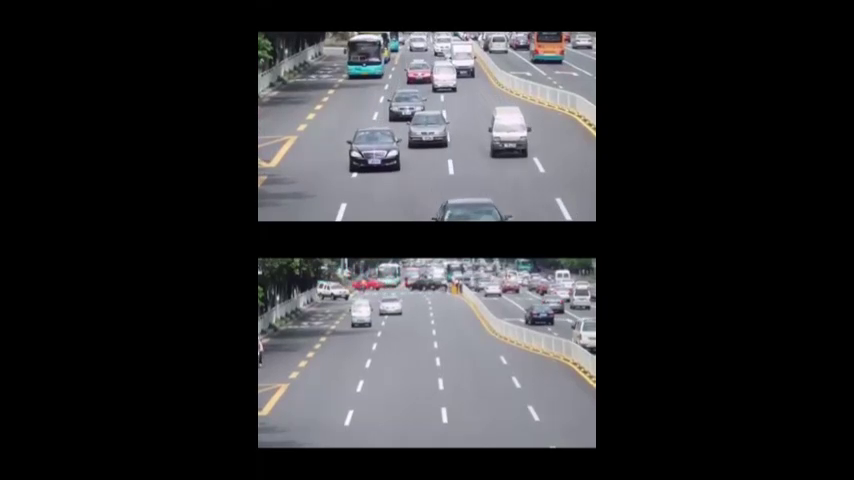
#> input picture frame 24 of traffic_monitor/assets/traffic_on_two_roads.mp4, 854 x 480 px
$ python traffic_monitoring.py
#> lines starting #> are read from the running program, lines starting #| are printed output that depends on the picture; after the words box and inside, x2 and y2 are one past the last pixel; in counts of white or black regions, pixels touching at a corner belong together
import cv2
import matplotlib.pyplot as plt
import time
import sys

starting_time = time.time()
t1_light = 'red'
t2_light = 'green'
string = ""


# [42 lines left out: function time_manager, not called in this run]


cap = cv2.VideoCapture('assets/traffic_on_two_roads.mp4')

# Trained XML classifiers describes some features of some object we want to detect
car_cascade = cv2.CascadeClassifier('assets/cars.xml')

counter = 0
avg1 = 0
avg2 = 0

while(cap.isOpened()):
    ret, frames = cap.read()
#> frames is the input picture: shape (480, 854, 3); mean B, G, R 47.5, 45.2, 45.2

    if ret == True:
        count1 = 0
        count2 = 0
        gray = cv2.cvtColor(frames, cv2.COLOR_BGR2GRAY)

        # Detects cars of different sizes in the input image
        cars = car_cascade.detectMultiScale(gray, 1.1, 1)
#> cars = 21 rows, first 6: [405, 32, 28, 28], [328, 282, 26, 26], [506, 29, 30, 30], [486, 35, 28, 28], [477, 276, 30, 30], [379, 294, 31, 31]

        for (x, y, w, h) in cars:
            if y <= 240:
                if y - (0.71 * x) + 299.42 > 0:
                    if w*h > 2000:
                        cv2.rectangle(frames, (x, y),
                                      (x+w, y+h), (0, 0, 255), 2)
                        count1 = count1 + 1
            else:
                if y - (0.78 * x) + 91.7 > 0:
                    if w*h > 2000:
                        cv2.rectangle(frames, (x, y),
                                      (x+w, y+h), (0, 255, 0), 2)
                        count2 = count2 + 1
#> this loop made 21 passes
#> (x, y, w, h) on passes 1 to 12: (405, 32, 28, 28), (328, 282, 26, 26), (506, 29, 30, 30), (486, 35, 28, 28), (477, 276, 30, 30), (379, 294, 31, 31), (445, 50, 39, 39), (341, 43, 52, 52), (490, 266, 39, 39), (422, 62, 43, 43), (526, 33, 45, 45), (377, 89, 46, 46)
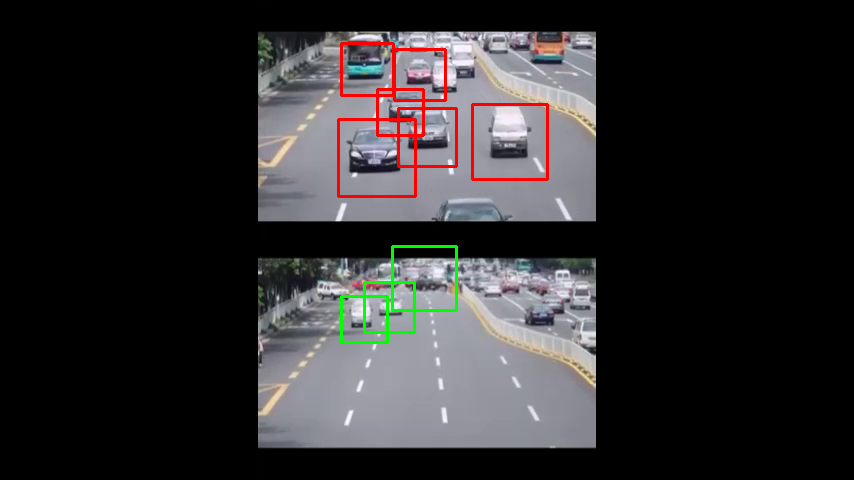
#> frames: shape (480, 854, 3); 1.46% of pixels changed, all inside (x1, y1, x2, y2) = (337, 42, 549, 344)
#> after the loop, count1 = 6; count2 = 3

        counter += 1

        avg1 += count1 / 6
#> avg1 = 1
        avg2 += count2 / 6
#> avg2 = 0.5

        if counter % 6 == 0:
            avg1 = round(avg1)
            avg2 = round(avg2)
            time_manager(avg1, avg2)
            print(string)
            sys.stdout.flush()

            avg1 = 0
            avg2 = 0

        cv2.imshow('Traffic Monitoring on 2 roads', frames)

        if cv2.waitKey(15) == 27:
#> (key Esc is pressed here)
            break

    else:
        break

cap.release()
cv2.destroyAllWindows()

$ run again, starting later in the video
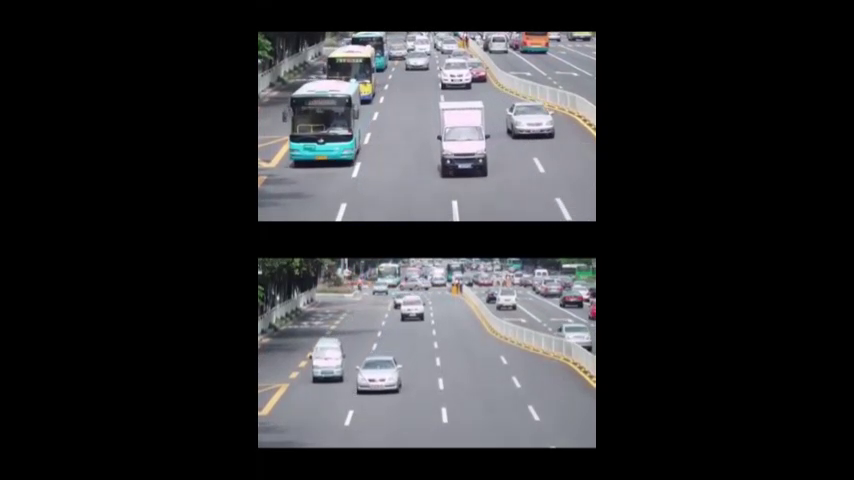
#> input picture frame 108 of traffic_monitor/assets/traffic_on_two_roads.mp4, 854 x 480 px
#> frames is the input picture: shape (480, 854, 3); mean B, G, R 47.9, 45.6, 45.4
#> cars = 17 rows, first 6: [352, 88, 23, 23], [426, 270, 24, 24], [398, 45, 37, 37], [365, 273, 31, 31], [484, 281, 43, 43], [551, 278, 42, 42]
#> the loop `for (x, y, w, h) in cars:` made 17 passes
#> after the loop `for (x, y, w, h) in cars:`:
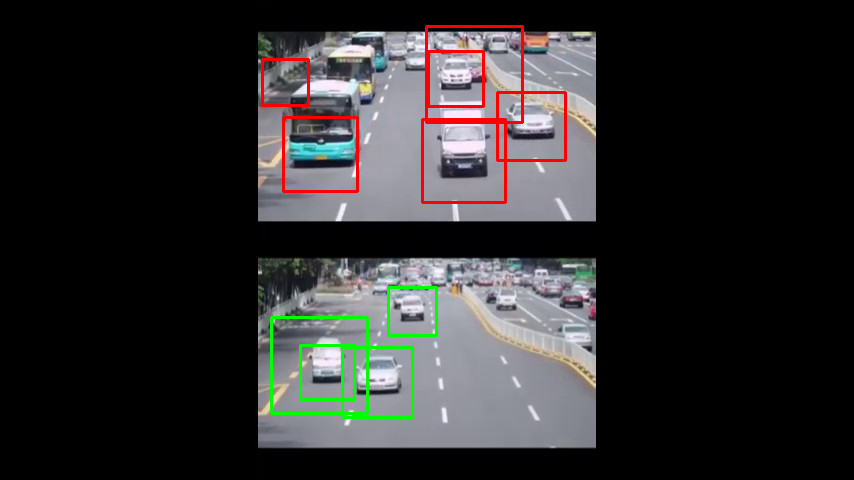
#> frames: shape (480, 854, 3); 1.97% of pixels changed, all inside (x1, y1, x2, y2) = (261, 25, 567, 419)
#> after the loop `for (x, y, w, h) in cars:`: count1 = 6; count2 = 4
#> avg1 = 1
#> avg2 = 0.667

$ run again, starting later in the video
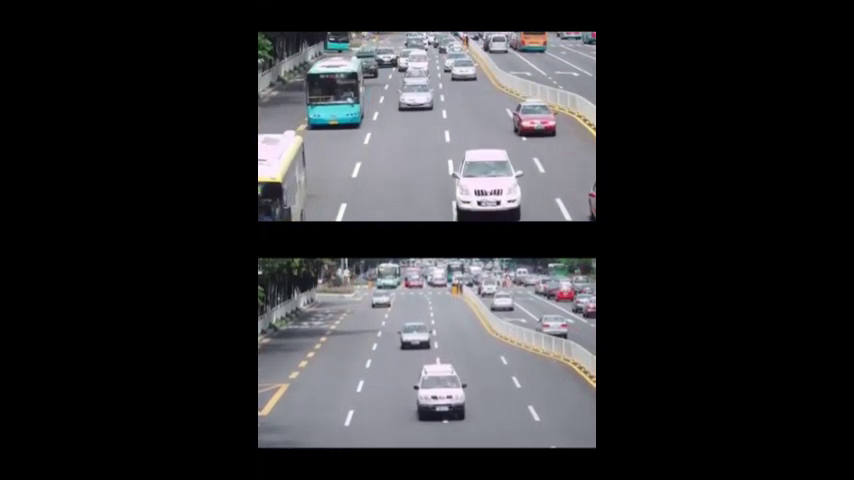
#> input picture frame 192 of traffic_monitor/assets/traffic_on_two_roads.mp4, 854 x 480 px
#> frames is the input picture: shape (480, 854, 3); mean B, G, R 48.1, 45.8, 45.8
#> cars = 16 rows, first 6: [324, 38, 21, 21], [365, 286, 31, 31], [404, 272, 24, 24], [484, 34, 29, 29], [470, 279, 28, 28], [481, 283, 41, 41]
#> the loop `for (x, y, w, h) in cars:` made 16 passes
#> (x, y, w, h, count2) on passes 11, 15: (391, 316, 47, 47, 1), (400, 363, 81, 81, 2)
#> after the loop `for (x, y, w, h) in cars:`:
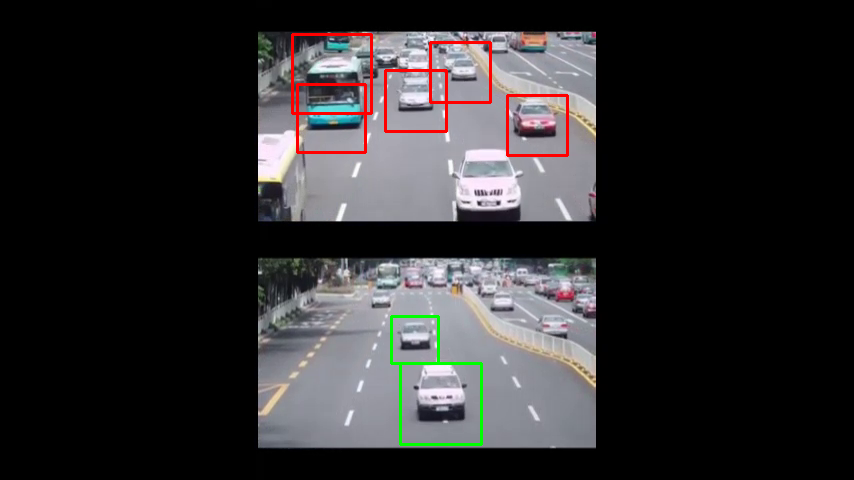
#> frames: shape (480, 854, 3); 1.29% of pixels changed, all inside (x1, y1, x2, y2) = (291, 33, 569, 446)
#> after the loop `for (x, y, w, h) in cars:`: count1 = 5; count2 = 2
#> avg1 = 0.833
#> avg2 = 0.333
